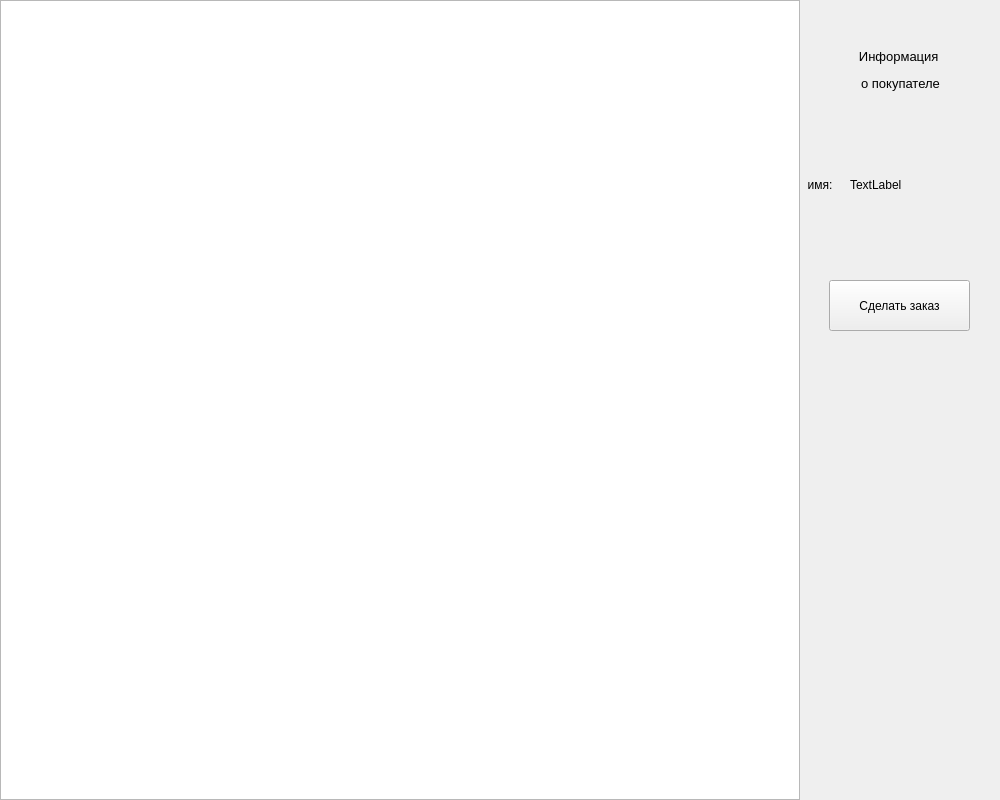
<?xml version="1.0" encoding="UTF-8"?>
<ui version="4.0">
 <class>kruzhkashop</class>
 <widget class="QWidget" name="kruzhkashop">
  <property name="geometry">
   <rect>
    <x>0</x>
    <y>0</y>
    <width>1000</width>
    <height>800</height>
   </rect>
  </property>
  <property name="windowTitle">
   <string>Form</string>
  </property>
  <widget class="QTableWidget" name="tableWidget">
   <property name="geometry">
    <rect>
     <x>0</x>
     <y>0</y>
     <width>800</width>
     <height>800</height>
    </rect>
   </property>
  </widget>
  <widget class="QLabel" name="label">
   <property name="geometry">
    <rect>
     <x>810</x>
     <y>40</y>
     <width>181</width>
     <height>61</height>
    </rect>
   </property>
   <property name="text">
    <string>&lt;html&gt;&lt;head/&gt;&lt;body&gt;&lt;p align=&quot;center&quot;&gt;&lt;span style=&quot; font-size:10pt;&quot;&gt;Информация &lt;/span&gt;&lt;/p&gt;&lt;p align=&quot;center&quot;&gt;&lt;span style=&quot; font-size:10pt;&quot;&gt;о покупателе&lt;/span&gt;&lt;/p&gt;&lt;/body&gt;&lt;/html&gt;</string>
   </property>
  </widget>
  <widget class="QLabel" name="Nick">
   <property name="geometry">
    <rect>
     <x>850</x>
     <y>170</y>
     <width>140</width>
     <height>30</height>
    </rect>
   </property>
   <property name="text">
    <string>&lt;html&gt;&lt;head/&gt;&lt;body&gt;&lt;p&gt;TextLabel&lt;/p&gt;&lt;/body&gt;&lt;/html&gt;</string>
   </property>
  </widget>
  <widget class="QLabel" name="label_3">
   <property name="geometry">
    <rect>
     <x>800</x>
     <y>170</y>
     <width>40</width>
     <height>30</height>
    </rect>
   </property>
   <property name="text">
    <string>&lt;html&gt;&lt;head/&gt;&lt;body&gt;&lt;p align=&quot;center&quot;&gt;имя:&lt;/p&gt;&lt;/body&gt;&lt;/html&gt;</string>
   </property>
  </widget>
  <widget class="QPushButton" name="buttonconfirm">
   <property name="geometry">
    <rect>
     <x>829</x>
     <y>280</y>
     <width>141</width>
     <height>51</height>
    </rect>
   </property>
   <property name="text">
    <string>Сделать заказ</string>
   </property>
  </widget>
 </widget>
 <resources/>
 <connections/>
</ui>
